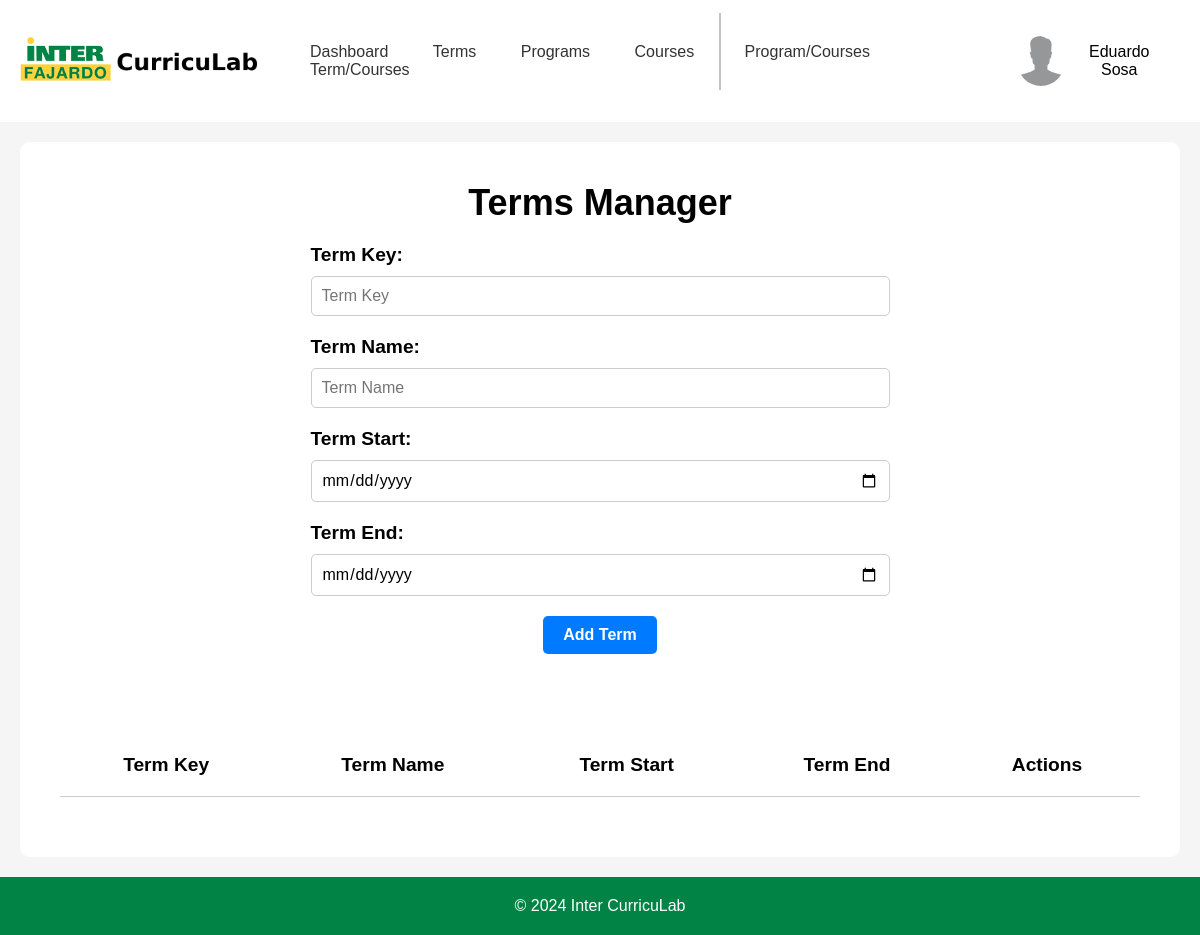
Page /templates/adminPages/adminTerms.php (signed in) on the earlier database version.
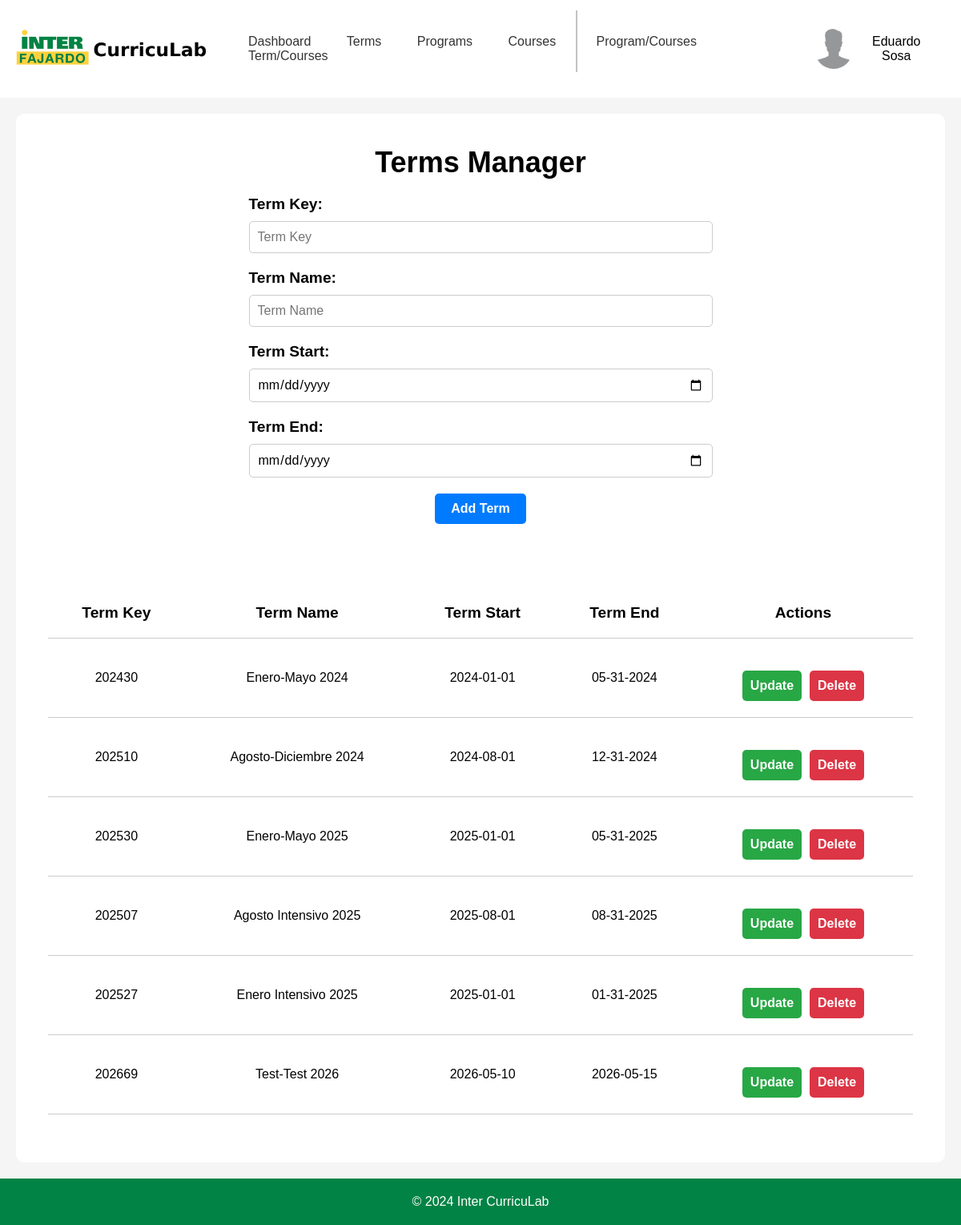
Same page on the later database version.
### tables this page shows
CREATE TABLE "term" (
	"TermID"	INTEGER NOT NULL UNIQUE,
	"TermKey"	TEXT UNIQUE,
	"TermName"	TEXT,
	"TermStart"	TEXT,
	"TermEnd"	TEXT,
	PRIMARY KEY("TermID" AUTOINCREMENT)
);

### templates/adminPages/adminTerms.php (the view, shortened to what this page needs)
<?php
$config = require_once '../../backend/php/config.php';
if (!isset($_SESSION['email'])) {
    header('Location: ../index.php');
    exit;
} elseif ($_SESSION['accountType'] !== 'Admin' && $_SESSION['accountType'] !== 'Root' && $_SESSION['accountType'] !== 'Staff') {
    header('Location: ../staffPages/profPage.php');
    exit;
} else {
    if ($config['db']['type'] === 'sqlite') {
        $db = new SQLite3($config['db']['sqlite']['path']);
    } elseif ($config['db']['type'] === 'mysql') {
        $dsn = "mysql:host={$config['db']['mysql']['host']};dbname={$config['db']['mysql']['dbname']}";
        $db = new PDO($dsn, $config['db']['mysql']['username'], $config['db']['mysql']['password']);
    }
    $stmt = $db->prepare('SELECT * FROM term');
    $result = $stmt->execute();
    $terms = $result->fetchArray(SQLITE3_ASSOC);
    $terms = [];
    if (isset($_POST['sort'])) {
        $terms = sortTable();
    } else {
        $stmt = $db->prepare('SELECT * FROM term');
        $result = $stmt->execute();
        $terms = fetchAllRows($result);
    }
}
function fetchAllRows($result) {
    $rows = [];
    while ($row = $result->fetchArray(SQLITE3_ASSOC)) {
        $rows[] = $row;
    }
    return $rows;
}
?>
<!DOCTYPE html>
<html lang="en">
<head>
    <link rel="stylesheet" href="../../static/css/headerFooter.css">
    <link rel="stylesheet" href="../../static/css/adminTerms.css">
</head>
<body>
    <div id="headerNav">
        <div class="logo">
            <a href="adminDashboard.php">
                <img src="../../static/img/inter-logo-full.png" alt="Inter CurricuLab">
            </a>
        </div>
        <nav>
            <a href="adminDashboard.php">Dashboard</a>
            <a href="#">Terms</a>
            <a href="adminPrograms.php">Programs</a>
            <div class="dropdown">
                <a href="adminCourses.php">Courses</a>
            </div>
            <a class="navDivider"></a>
            <a href="adminProgramCourses.php">Program/Courses</a>
            <a href="adminTermCourses.php" class="active">Term/Courses</a>
        </nav>
        <div class="userBox">
            <button onclick="myFunction()" class="userDropdownButton">
                <img src="../../static/img/userProfile.jpg" alt="User" >
                <?php
                echo $_SESSION['firstName'] . ' ' . $_SESSION['lastName'];
                ?>
            </button>
        </div>
    </div>
    <div id="container">
        <div class="container-upperBox">
            <div class="termsForm">
                <div class="header">
                    <h2>Terms Manager</h2>
                </div>
                <div class="form-container">
                    <form method="POST">
                        <div class="inputBox">
                            <label for="termKey">Term Key:</label>
                            <input type="text" name="termKey" id="termKey" placeholder="Term Key" required>
                        </div>
                        <div class="inputBox">
                            <label for="termName">Term Name:</label>
                            <input type="text" name="termName" id="termName" placeholder="Term Name" required>
                        </div>
                        <div class="inputBox">
                            <label for="termStart">Term Start:</label>
                            <input type="date" name="termStart" id="termStart" required>
                        </div>
                        <div class="inputBox">
                            <label for="termEnd">Term End:</label>
                            <input type="date" name="termEnd" id="termEnd" required>
                        </div>
                        <div class="inputBox">
                            <button type="submit">Add Term</button>
                        </div>
                    </form>
                </div>
            </div>
            <div class="termsTable">
                <table>
                    <tr>
                        <th>
                            <form method="POST">
                                <button type="submit" name="sort" value="TermKey">Term Key</button>
                            </form>
                        </th>
                        <th>
                            <form method="POST">
                                <button type="submit" name="sort" value="TermName">Term Name</button>
                            </form>
                        </th>
                        <th>
                            <form method="POST">
                                <button type="submit" name="sort" value="TermStart">Term Start</button>
                            </form>
                        </th>
                        <th>
                            <form method="POST">
                                <button type="submit" name="sort" value="TermEnd">Term End</button>
                            </form>
                        </th>
                        <th>Actions</th>
                    </tr>
                    <?php
                    foreach ($terms as $row) {
                        echo '<tr>';
                        echo '<td>' . htmlspecialchars($row['TermKey'] ?? '') . '</td>';
                        echo '<td>' . htmlspecialchars($row['TermName'] ?? '') . '</td>';
                        echo '<td>' . htmlspecialchars($row['TermStart'] ?? '') . '</td>';
                        echo '<td>' . htmlspecialchars($row['TermEnd'] ?? '') . '</td>';
                        echo '<td>';
                    ?>
                        <div class="actionButtons">
                            <button class="updateButton">Update</button>
                            <form method="POST">
                                <button class="deleteButton" type="submit">Delete</button>
                            </form>
                        </div>
                    <?php
                        echo '</td>';
                        echo '</tr>';
                    }
                    ?>
                </table>
            </div>
        </div>
    </div>
    <footer>
        <p>&copy; 2024 Inter CurricuLab</p>
    </footer>
</body>
</html>

### static/css/headerFooter.css (style rules this page uses)
* { margin: 0; padding: 0; box-sizing: border-box; font-family: 'Poppins', sans-serif; }
body { display: flex; flex-direction: column; min-height: 100vh; }
#headerNav { display: flex; justify-content: space-between; align-items: center; }
.logo { margin: 20px; }
.logo img { width: 250px; }
nav a:not(.navDivider) { padding: 20px; text-decoration: none; color: #333; border-radius: 5px; }
.navDivider { margin-right: 4px; border-right: 2px solid #c3c3c3; padding: 30px 0; }
.userBox { margin: 20px; }
.userDropdownButton { padding: 16px; font-size: 16px; border: none; cursor: pointer; background-color: transparent; border-radius: 5px; }
.userBox { position: relative; display: inline-block; }
.userBox img { width: 50px; height: 50px; border-radius: 50%; margin-right: 10px; }
.userDropdownButton img { pointer-events: none; }
.userBox button { display: flex; align-items: center; justify-content: center; }
.dropdown { position: relative; display: inline-block; }
footer { background-color: #008345; color: white; text-align: center; padding: 20px; margin-top: auto; }

### static/css/adminTerms.css (style rules this page uses)
#container { display: flex; flex-direction: column; background-color: #f5f5f5; flex-grow: 1; }
.container-upperBox { display: flex; flex-direction: column; align-items: center; background-color: white; margin: 20px; padding: 20px; border-radius: 10px; flex-grow: 1; }
.termsForm { display: flex; flex-direction: column; align-items: center; width: 100%; margin: 20px 0; }
.termsForm .header { font-size: 1.5em; font-weight: bold; margin-bottom: 20px; }
.termsForm .inputBox:not(:last-child) { display: flex; flex-direction: column; width: 100%; margin-bottom: 20px; }
.termsForm .inputBox:last-child { display: flex; justify-content: center; align-items: center; width: 100%; margin-bottom: 20px; }
.termsForm .inputBox label { font-size: 1.2em; font-weight: bold; margin-bottom: 10px; }
.termsForm .inputBox input { width: 100%; padding: 10px; margin-right: 350px; font-size: 1em; border-radius: 5px; border: 1px solid #ccc; }
.termsForm .inputBox button { padding: 10px 20px; font-size: 1em; font-weight: bold; color: white; background-color: #007bff; border: none; border-radius: 5px; cursor: pointer; }
.termsTable { display: flex; flex-direction: column; align-items: center; background-color: white; margin: 20px; padding: 20px; border-radius: 10px; flex-grow: 1; width: 100%; }
.termsTable table { width: 100%; border-collapse: collapse; }
.termsTable table th { padding: 20px; text-align: center; border-bottom: 1px solid #ccc; font-size: 1.2em; }
.termsTable table th button { font-size: 1em; font-weight: bold; background-color: transparent; border: none; border-radius: 5px; cursor: pointer; }
.termsTable table td { padding: 20px; border-bottom: 1px solid #ccc; text-align: center; }
.actionButtons { display: flex; justify-content: center; align-items: center; width: 100%; margin-top: 20px; }
.updateButton { padding: 10px 10px; margin: 0 5px; font-size: 1em; font-weight: bold; color: white; background-color: #28a745; border: none; border-radius: 5px; cursor: pointer; }
.deleteButton { padding: 10px 10px; margin: 0 5px; font-size: 1em; font-weight: bold; color: white; background-color: #dc3545; border: none; border-radius: 5px; cursor: pointer; }

Differences in the rows shown:
added term: TermKey "202430", TermName "Enero-Mayo 2024", TermStart "2024-01-01", TermEnd "05-31-2024"
added term: TermKey "202510", TermName "Agosto-Diciembre 2024", TermStart "2024-08-01", TermEnd "12-31-2024"
added term: TermKey "202530", TermName "Enero-Mayo 2025", TermStart "2025-01-01", TermEnd "05-31-2025"
added term: TermKey "202507", TermName "Agosto Intensivo 2025", TermStart "2025-08-01", TermEnd "08-31-2025"
added term: TermKey "202527", TermName "Enero Intensivo 2025", TermStart "2025-01-01", TermEnd "01-31-2025"
added term: TermKey "202669", TermName "Test-Test 2026", TermStart "2026-05-10", TermEnd "2026-05-15"
